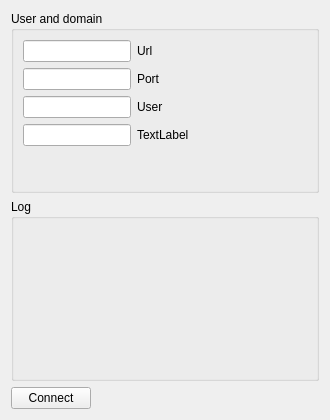
<?xml version="1.0" encoding="UTF-8"?>
<ui version="4.0">
 <class>connectForm</class>
 <widget class="QWidget" name="connectForm">
  <property name="geometry">
   <rect>
    <x>0</x>
    <y>0</y>
    <width>330</width>
    <height>420</height>
   </rect>
  </property>
  <property name="windowTitle">
   <string>Form</string>
  </property>
  <layout class="QGridLayout" name="gridLayout">
   <item row="2" column="0">
    <widget class="QPushButton" name="connectPbt">
     <property name="text">
      <string>Connect</string>
     </property>
    </widget>
   </item>
   <item row="2" column="1">
    <spacer name="horizontalSpacer">
     <property name="orientation">
      <enum>Qt::Horizontal</enum>
     </property>
     <property name="sizeHint" stdset="0">
      <size>
       <width>40</width>
       <height>20</height>
      </size>
     </property>
    </spacer>
   </item>
   <item row="1" column="0" colspan="2">
    <widget class="QGroupBox" name="logBox">
     <property name="title">
      <string>Log</string>
     </property>
     <layout class="QGridLayout" name="gridLayout_2">
      <item row="0" column="0">
       <widget class="QWidget" name="widget" native="true"/>
      </item>
     </layout>
    </widget>
   </item>
   <item row="0" column="0" colspan="2">
    <widget class="QGroupBox" name="userBox">
     <property name="title">
      <string>User and domain</string>
     </property>
     <layout class="QFormLayout" name="formLayout">
      <item row="1" column="0">
       <widget class="QLineEdit" name="portLine"/>
      </item>
      <item row="2" column="0">
       <widget class="QLineEdit" name="userLine"/>
      </item>
      <item row="3" column="0">
       <widget class="QLineEdit" name="passwLine"/>
      </item>
      <item row="0" column="0">
       <widget class="QLineEdit" name="urlLine"/>
      </item>
      <item row="0" column="1">
       <widget class="QLabel" name="urlLbl">
        <property name="text">
         <string>Url</string>
        </property>
       </widget>
      </item>
      <item row="1" column="1">
       <widget class="QLabel" name="portLbl">
        <property name="text">
         <string>Port</string>
        </property>
       </widget>
      </item>
      <item row="2" column="1">
       <widget class="QLabel" name="userLbl">
        <property name="text">
         <string>User</string>
        </property>
       </widget>
      </item>
      <item row="3" column="1">
       <widget class="QLabel" name="passwLbl">
        <property name="text">
         <string>TextLabel</string>
        </property>
       </widget>
      </item>
     </layout>
    </widget>
   </item>
  </layout>
 </widget>
 <resources/>
 <connections/>
</ui>
